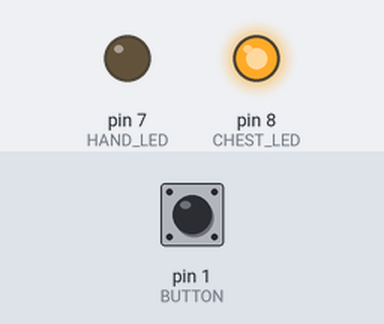
Simulated run of this sketch. Board: Arduino Uno, built with avr-gcc and run on an emulated ATmega328P. Shown: output pins drawn as LEDs (lit = HIGH). Dashed ring = blinking. The test bench sets the inputs (shaded band); at power-on: pin 1 (BUTTON) LOW.

Above: at 1.2 s.
1.3 s: pin 1 (BUTTON) pulled HIGH for 0.15 s
At 2.7 s:
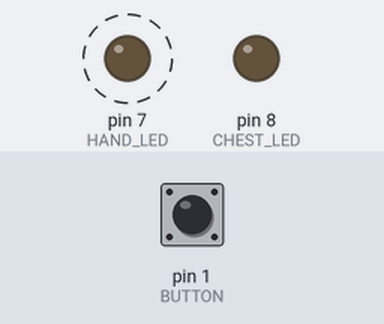
At 10.1 s:
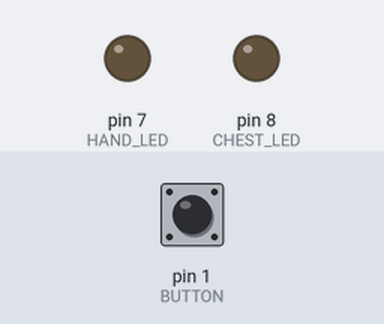
Timing chart, 0 to 10.3 s (numbered marks = the images above; inputs shaded):
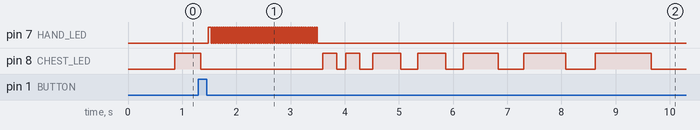

The sketch:

ironman.ino
```cpp
/* ironman.ino
	Pulses some lights based on button input.
*/

#define CHEST_LED 8
#define HAND_LED 7
#define BUTTON 1

int val, dir, minval, maxval, handval;
int pause, i;
float heartrate;

void setup()  {
	// max and min brightness
  maxval = 200;
  minval = 50;
  val = minval;
	// direction of the pulse, positive or negative
  dir = 1;
  heartrate = 0.3;
	// delay depends on heartrate and how many values to go through
  pause = (int)(1000./(heartrate*2.*(maxval-minval)));
  handval = minval;
	// set pinmodes
  pinMode(CHEST_LED, OUTPUT);
  pinMode(HAND_LED, OUTPUT);
  analogWrite(CHEST_LED, minval);
  analogWrite(HAND_LED, handval);
  pinMode(BUTTON, INPUT);
}

void loop()  {
  // check for fire because attiny hates being interrupted
	// but only allow firing when heartrate is low enough
  if (digitalRead(BUTTON) == HIGH && heartrate <= 0.3)
  {
    // fade chest
    while(val > 1)
    {
      val -= 1;
      analogWrite(CHEST_LED, val);
      delay(1);
    }
    // light up hand
    while(handval < 255)
    {
      handval += 5;
      analogWrite(HAND_LED, handval);
      delay(1);
    }
		// strobe hand a bit
    for (i=0; i<50; i++)
    {
      analogWrite(HAND_LED, 255);
      delay(20);
      analogWrite(HAND_LED, 100);
      delay(20);
    }
		// return hand to low value
    analogWrite(HAND_LED, minval);
    val = minval;
    dir = 1;
		// speed up heartrate
    heartrate = 2.0;
    pause = (int)(1000./(heartrate*2.*(maxval-minval)));
  }

	// every time through the loop, write the chest value
  analogWrite(CHEST_LED, val);
	// then increment it
  val += dir;
	// check for hitting the boundaries
  if (val < minval || val > 255)
  {
    val -= dir;
    dir *= -1;
		// if heartrate is elevated, slow it down a bit
    if (heartrate > 0.3) {
      heartrate -= 0.1;
      pause = (int)(1000./(heartrate*2.*(maxval-minval)));
    }
  }
  delay(pause);
}
```

Measured:
- after the input at 1.3 s, pin 7 (HAND_LED): alternates HIGH for 0.02 s and LOW for 0.02 s, 100 changes in all, then stays LOW, starting after 0.19 s
